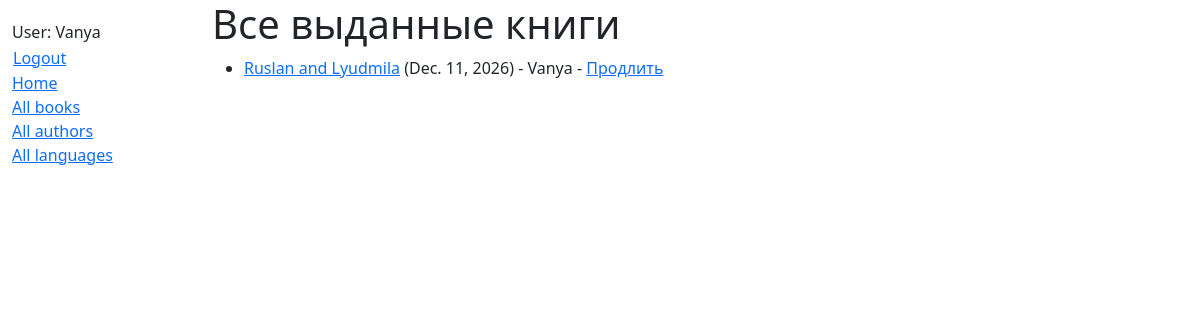
Page /catalog/borrowed/ (signed in) on the committed database.
### catalog/models.py (models this page shows, shortened)
class BookInstance(models.Model):
    id = models.UUIDField(primary_key=True, default=uuid.uuid4, help_text="Unique ID for this particular book across whole library")
    book = models.ForeignKey('Book', on_delete=models.RESTRICT, null=True)
    imprint = models.CharField(max_length=200)
    due_back = models.DateField(null=True, blank=True)
    borrower = models.ForeignKey(settings.AUTH_USER_MODEL, on_delete=models.SET_NULL, null=True, blank=True)
    class LoanStatus(models.TextChoices):
        MAINTENANCE = ('m', 'Maintenance')
        ON_LOAN = ('o', 'On Loan')
        AVAILABLE = ('a', 'Available')
        RESERVED = ('r', 'Reserved')
    status = models.CharField(
        max_length=1,
        choices=LoanStatus.choices,
        blank=True,
        default=LoanStatus.MAINTENANCE,
        help_text="Book availability status",
    )
    class Meta:
        ordering = ['due_back']

class Book(models.Model):
    title = models.CharField(max_length=200)
    author = models.ForeignKey('Author', on_delete=models.RESTRICT, null=True)
    summary = models.TextField(
        max_length=100, help_text="Enter a brief description of the book")
    isbn = models.CharField('ISBN', max_length=13, unique=True, help_text="13 Character <a href='https://www.isbn-international.org/content/what'>")
    genre = models.ManyToManyField('Genre', help_text="Select a genre for this book")
    class Meta:
        ordering = ['title', 'author']

### catalog/views.py (the view)
# urls.py: path('borrowed/', views.LoanedBooksAllListView.as_view(), name='all-borrowed'),
class LoanedBooksAllListView(PermissionRequiredMixin, generic.ListView):
    model = BookInstance
    permission_required = 'catalog.can_mark_returned'
    template_name = 'catalog/bookinstance_list_borrowed_all.html'
    paginate_by = 10
    def get_queryset(self):
        return BookInstance.objects.filter(status__exact='o').order_by('due_back')

### templates/catalog/bookinstance_list_borrowed_all.html (shortened to what this page needs)
<!DOCTYPE html>
<html lang="">
  <head>
  </head>
  <body>
    {% extends "base_generic.html" %}
{% block content %}
  <h1>Все выданные книги</h1>
  {% if bookinstance_list %}
    <ul>
      {% for bookinst in bookinstance_list %}
        <li class="{% if bookinst.is_overdue %}text-danger{% endif %}">
          <a href="{% url 'book-detail' bookinst.book.pk %}">{{ bookinst.book.title }}</a> ({{ bookinst.due_back }})
          {% if user.is_staff %} - {{ bookinst.borrower }}{% endif %}
          {% if perms.catalog.can_mark_returned %}
            - <a href="{% url 'renew-book-librarian' bookinst.id %}">Продлить</a>
          {% endif %}
        </li>
      {% endfor %}
    </ul>
  {% else %}
    <p>Сейчас нет выданных книг.</p>
  {% endif %}
{% endblock %}

### templates/base_generic.html (shortened to what this page needs)
<!doctype html>
<html lang="en">
  <head>
    <link href="https://cdn.jsdelivr.net/npm/bootstrap@5.3.8/dist/css/bootstrap.min.css"
      rel="stylesheet"
>
    {% load static %}
    <link rel="stylesheet" href="{% static 'css/styles.css' %}" />
  </head>
  <body>
    <div class="container-fluid">
      <div class="row">
        <div class="col-sm-2">
          {% block sidebar %}
            <ul class="sidebar-nav">
              {% if user.is_authenticated %}
                <li>User: {{ user.get_username }}</li>
                <li>
                  <form id="logout-form" method="post" action="{% url 'logout' %}">
                    <button type="submit" class="btn btn-link">Logout</button>
                  </form>
                </li>
              {% else %}
                <li><a href="{% url 'login' %}?next={{ request.path }}">Login</a></li>
              {% endif %}
              <li><a href="{% url 'index' %}">Home</a></li>
              <li><a href="{% url 'books' %}">All books</a></li>
              <li><a href="">All authors</a></li>
              <li><a href="{% url 'languages' %}">All languages</a></li>
            </ul>
          {% endblock %}
        </div>
        <div class="col-sm-10 ">
          {% block content %}{% endblock %}
        </div>
      </div>
    </div>
  </body>
</html>

### catalog/static/css/styles.css (style rules this page uses)
.sidebar-nav { margin-top: 20px; padding: 0; list-style: none; }
#logout-form { display: inline; }
#logout-form button { padding: 0; margin: 0; }

### rows in the picture
BookInstance: book "Ruslan and Lyudmila", due_back "Dec. 11, 2026", borrower "Vanya"

### other values in the picture
{{ user.get_username }} "Vanya"
